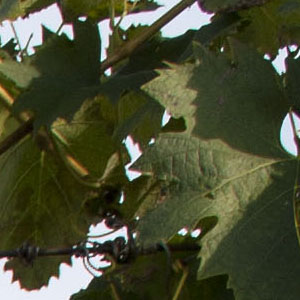
%> input picture dataset/Validation images/testA03.jpg, 300 x 300 px
$ octave --eval "result = LecturaImagenCompleta('dataset/Validation images/testA03.jpg');"   (GNU Octave 9; MATLAB toolbox functions it lacks are replaced by stand-ins)
%> lines starting %> are read from the running program, lines starting %| are printed output that depends on the picture
function [MatrizImput]=LecturaImagenCompleta(Nombre)
%> called with Nombre = 'dataset/Validation images/testA03.jpg'

    MatrizImput=[];
    FRedVector=[];
    FGreenVector=[];
    FBlueVector=[];
    FRGVector=[];
    FRBVector=[];
    FGRVector=[];
    FGBVector=[];
    FBRVector=[];
    FBGVector=[];
    FGRBVector=[];
    FHVector=[];
    FSVector=[];
    FVVector=[];
    FLVector=[];
    FAVector=[];
    FBVector=[];
    Etiquetas=[];
    %for k = 1:length(myFiles)
            %FileName = myFiles(k).name;
            %NombreImagen=strcat(Carpeta,FileName);
            Imagen=imread(Nombre);
%> Imagen is the input picture: size 300x300x3 uint8; mean R, G, B 72.3, 75.7, 49.8
            display(size(Imagen));
%|    300   300     3
            hsv = rgb2hsv(Imagen);
%> hsv: size 300x300x3 double; mean H, S, V 0.24, 0.501, 0.307
            lab = rgb2lab(Imagen);
%> lab: size 300x300x3 double; mean of channels 1, 2, 3 30.2, -5.9, 15
            %display('*******');
            lab=double(lab)/255;
%> lab: size 300x300x3 double; mean of channels 1, 2, 3 0.119, -0.0231, 0.0587
            Imagen=im2double(Imagen);
%> Imagen: size 300x300x3 double
            %display(Imagen);
            redChannel = Imagen(:, :, 1);
            redVector= reshape(redChannel, 1, []);
            %redVector=double(redVector)/255;
            greenChannel = Imagen(:, :, 2);
            greenVector= reshape(greenChannel, 1, []);
            %greenVector=double(greenVector)/255;
            blueChannel = Imagen(:, :, 3);
            blueVector= reshape(blueChannel, 1, []);
            %blueVector=double(blueVector)/255;
            RB=redChannel-blueChannel;
            RBVector=reshape(RB, 1, []);
            %RBVector=double(RBVector)/255;
            RG=redChannel-greenChannel;
            RGVector=reshape(RG, 1, []);
            %RGVector=double(RGVector)/255;
            GR=greenChannel-redChannel;
            GRVector=reshape(GR, 1, []);
            %GRVector=double(GRVector)/255;
            GB=greenChannel-blueChannel;
            GBVector=reshape(GB, 1, []);
            %GBVector=double(GBVector)/255;
            BR=blueChannel-redChannel;
            BRVector=reshape(BR, 1, []);
            %BRVector=double(BRVector)/255;
            BG=blueChannel-greenChannel;
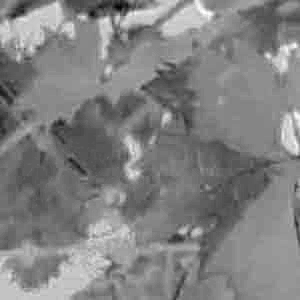
%> BG: size 300x300 double; min -0.373, max 0.161, mean -0.101; drawn with min black and max white
            BGVector=reshape(BG, 1, []);
            %BGVector=double(BGVector)/255;
            GRB=(2*greenChannel-redChannel-blueChannel)/255;
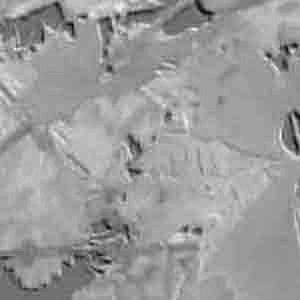
%> GRB: size 300x300 double; min -0.00148, max 0.00168, mean 0.000449; drawn with min black and max white
            GRBVector=reshape(GRB, 1, []);
            %GRBVector=double(GRBVector)/255;
            h = hsv(:, :, 1);
            HVector= reshape(h, 1, []);
            s = hsv(:, :, 2);
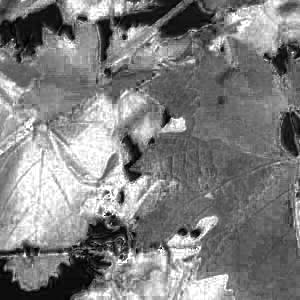
%> s: size 300x300 double; min 0, max 1, mean 0.501
            SVector= reshape(s, 1, []);
            v = hsv(:, :, 3);
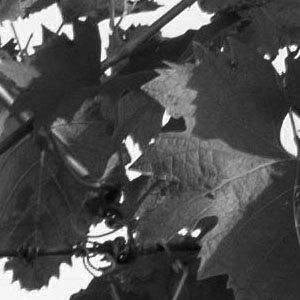
%> v: size 300x300 double; min 0.00784, max 1, mean 0.307
            VVector= reshape(v, 1, []);
            l = lab(:, :, 1);
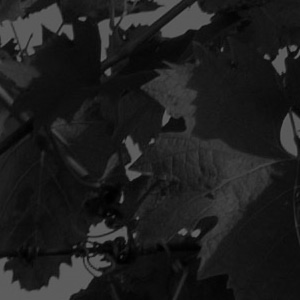
%> l: size 300x300 double; min 0.00123, max 0.39, mean 0.119
            LVector= reshape(l, 1, []);
            a = lab(:, :, 2);
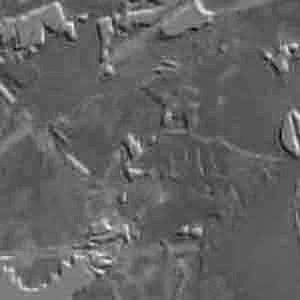
%> a: size 300x300 double; min -0.122, max 0.13, mean -0.0231; drawn with min black and max white
            AVector= reshape(a, 1, []);
            b = lab(:, :, 3);
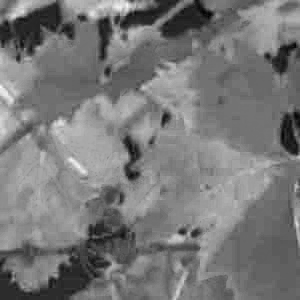
%> b: size 300x300 double; min -0.0643, max 0.196, mean 0.0587; drawn with min black and max white
            BVector= reshape(b, 1, []);
            FRedVector=horzcat(FRedVector,redVector);
            FGreenVector=horzcat(FGreenVector,greenVector);
            FBlueVector=horzcat(FBlueVector,blueVector);
            FRGVector=horzcat(FRGVector,RGVector);
            FRBVector=horzcat(FRBVector,RBVector);
            FGRVector=horzcat(FGRVector,GRVector);
            FGBVector=horzcat(FGBVector,GBVector);
            FBRVector=horzcat(FBRVector,BRVector);
            FBGVector=horzcat(FBGVector,BGVector);
            FGRBVector=horzcat(FGRBVector,GRBVector);
            FHVector=horzcat(FHVector,HVector);
            FSVector=horzcat(FSVector,SVector);
            FVVector=horzcat(FVVector,VVector);
            FLVector=horzcat(FLVector,LVector);
            FAVector=horzcat(FAVector,AVector);
            FBVector=horzcat(FBVector,BVector);
           %Etiqueta=FileName(1);
            %display(Etiqueta);
          %  if Etiqueta=='N'
                numero=0;
          %  else
                numero=1;
          %  end;
          %  for i = 1:100
                Etiquetas=vertcat(Etiquetas,numero);
          % [6 lines of commented-out code are left out]

    MatrizImput=vertcat(MatrizImput,FRedVector,FGreenVector,FBlueVector,FRGVector...
                        ,FRBVector,FGRVector,FGBVector,FBRVector,FBGVector...
                        ,FGRBVector,FHVector,FSVector,FVVector,FLVector,FAVector,FBVector);
    %display(MatrizImput);
    FGreenVector=[];
    FBlueVector=[];
    FRGVector=[];
    FRBVector=[];
    FGRVector=[];
    FGBVector=[];
    FBRVector=[];
    FBGVector=[];
    FGRBVector=[];
    FHVector=[];
    FSVector=[];
    FVVector=[];
    FLVector=[];
    FAVector=[];
    FBVector=[];
    %MatrizImput=MatrizImput';
    %Etiquetas=Etiquetas';
    %display(Etiquetas);
    MatrizImput=MatrizImput';
    %display(MatrizImput);
    display('Finalizo Lectura');
end

$ run again, on dataset/Validation images/testB04.jpg
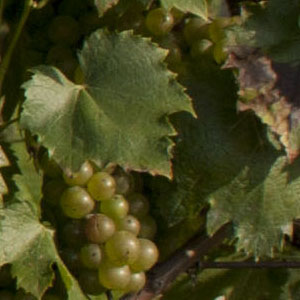
%> input picture dataset/Validation images/testB04.jpg, 300 x 300 px
%> in LecturaImagenCompleta, Imagen is the input picture: size 300x300x3 uint8; mean R, G, B 68.7, 68.5, 29.9
%|    300   300     3
%> hsv: size 300x300x3 double; mean H, S, V 0.171, 0.663, 0.283
%> Imagen: size 300x300x3 double
%> in LecturaImagenCompleta, `a = lab(:, :, 2);`:
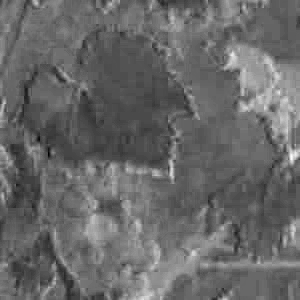
%> a: size 300x300 double; min -0.102, max 0.09, mean -0.0235; drawn with min black and max white
%> in LecturaImagenCompleta, `b = lab(:, :, 3);`:
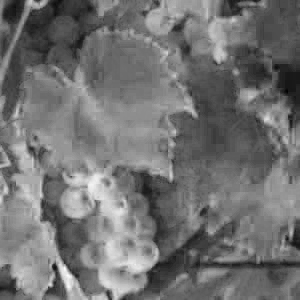
%> b: size 300x300 double; min -0.0178, max 0.212, mean 0.0852; drawn with min black and max white

$ run again, on dataset/Validation images/testB05.jpg
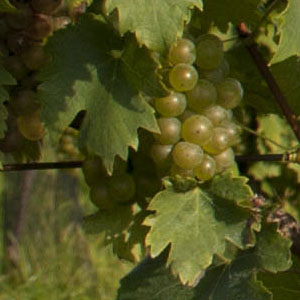
%> input picture dataset/Validation images/testB05.jpg, 300 x 300 px
%> in LecturaImagenCompleta, Imagen is the input picture: size 300x300x3 uint8; mean R, G, B 76.9, 77.1, 29
%|    300   300     3
%> hsv: size 300x300x3 double; mean H, S, V 0.17, 0.69, 0.316
%> Imagen: size 300x300x3 double
%> in LecturaImagenCompleta, `a = lab(:, :, 2);`:
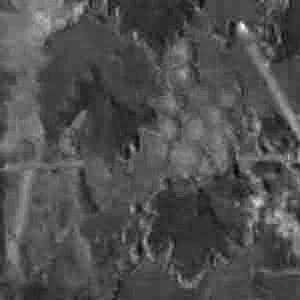
%> a: size 300x300 double; min -0.0932, max 0.113, mean -0.0287; drawn with min black and max white
%> in LecturaImagenCompleta, `b = lab(:, :, 3);`:
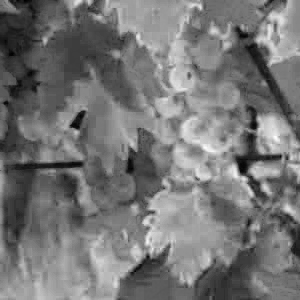
%> b: size 300x300 double; min -0.000761, max 0.228, mean 0.105; drawn with min black and max white

$ run again, on dataset/Validation images/testC01.jpg
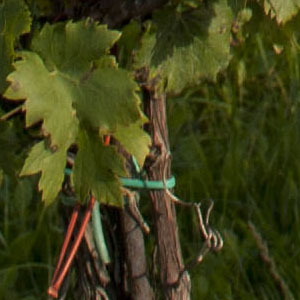
%> input picture dataset/Validation images/testC01.jpg, 300 x 300 px
%> in LecturaImagenCompleta, Imagen is the input picture: size 300x300x3 uint8; mean R, G, B 62.3, 63.9, 24.2
%|    300   300     3
%> hsv: size 300x300x3 double; mean H, S, V 0.176, 0.698, 0.266
%> Imagen: size 300x300x3 double
%> in LecturaImagenCompleta, `b = lab(:, :, 3);`:
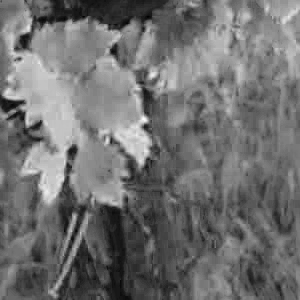
%> b: size 300x300 double; min -0.0133, max 0.216, mean 0.0879; drawn with min black and max white
